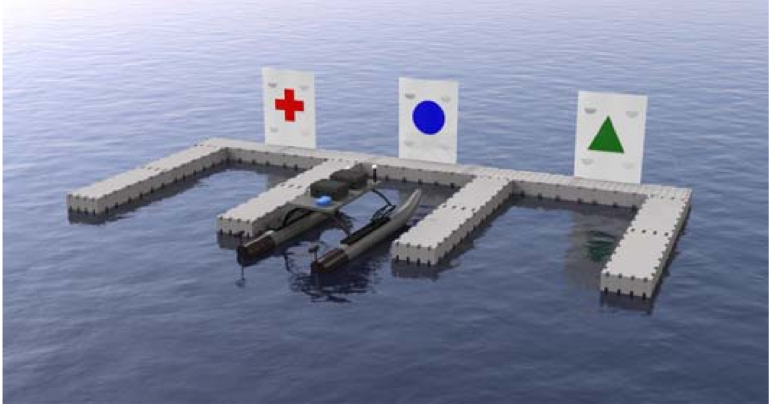
#> input picture Docks/Docks.png, 1540 x 809 px (shown at 1/2 size)
$ python detect_shapes.py --image Docks.png   (older library calls are emulated)
#> lines starting #> are read from the running program, lines starting #| are printed output that depends on the picture; after the words box and inside, x2 and y2 are one past the last pixel; in counts of white or black regions, pixels touching at a corner belong together
### Docks/shapedetector.py
# import shit
import cv2

class ShapeDetector:
	def __init__(self):
		pass

	def detect(self, c):
		# initialize the shape name and approximate the contour
		shape = "undefined"
		peri = cv2.arcLength(c, True)
		approx = cv2.approxPolyDP(c, 0.04 * peri, True)

		# Triangle
		if len(approx) == 3:
			shape = "triangle"

		# Square or rectangle
		elif len(approx) == 4:
			# compute the bounding box of contour
			# and use it to compute aspect ratio
			(x, y, w, h) = cv2.boundingRect(approx)
			ar = w / float(h)

			# a square will have equal aspect ratio
			shape = "square" if ar >= 0.95 and ar <= 1.05 else "rectangle"

		# Pentagon
		elif len(approx) == 5:
			shape = "pentagon"

		# Cruciform
		elif len(approx) == 12:
			shape = "cruciform"

		# assume circle
		else:
			shape = "circle"

		# return shape name
		return shape

### Docks/detect_shapes.py
# import shit
from shapedetector import ShapeDetector
import argparse
import imutils
import cv2

# construct argument parse and parse said arguement
ap = argparse.ArgumentParser()
ap.add_argument("-i", "--image", required = True,
	help = "path to the input image")
args = vars(ap.parse_args())

# load the image and resize it
image = cv2.imread(args["image"])
#> image is the input picture: shape (809, 1540, 3); mean B, G, R 160.6, 136.9, 130.2
resized = imutils.resize(image, width = 300)
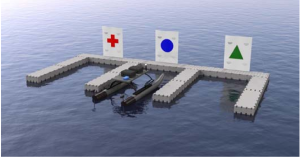
#> resized: shape (157, 300, 3); mean B, G, R 160.6, 136.9, 130.2
ratio = image.shape[0] / float(resized.shape[0])
#> ratio = 5.15

# convert the resized image to grayscale, blur, and threshold it
gray = cv2.cvtColor(resized, cv2.COLOR_BGR2GRAY)
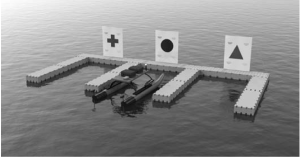
#> gray: shape (157, 300); min 12, max 255, mean 137.5
blurred = cv2.GaussianBlur(gray, (5, 5), 0)
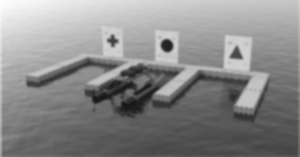
#> blurred: shape (157, 300); min 22, max 254, mean 137.3
thresh = cv2.threshold(blurred, 60, 255, cv2.THRESH_BINARY_INV)[1]
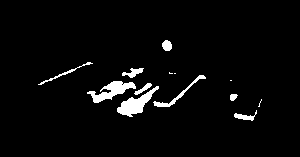
#> thresh: shape (157, 300); 3.6% white; 13 white regions (4 under 20 px)

# find contours in thresholded image and initialize shape detector
cnts = cv2.findContours(thresh.copy(), cv2.RETR_EXTERNAL,
	cv2.CHAIN_APPROX_SIMPLE)
#> cnts = 13 contours, 4 with area under 20; largest, box (x1, y1, x2, y2) and area: (117, 86, 159, 117) 428, (87, 81, 136, 103) 388, (153, 75, 206, 107) 151, (122, 68, 144, 78) 82, (234, 110, 257, 121) 72
cnts = cnts[0] if imutils.is_cv2() else cnts[1]
sd = ShapeDetector()

# loop over contours
for c in cnts:
	# compute center, detect name of shape
	M = cv2.moments(c)
#> (the run stopped early here; a loop or call above may not have finished)
